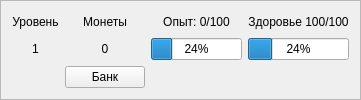
         <widget class="QFrame" name="frame_5">
          <property name="sizePolicy">
           <sizepolicy hsizetype="Preferred" vsizetype="Fixed">
            <horstretch>0</horstretch>
            <verstretch>0</verstretch>
           </sizepolicy>
          </property>
          <property name="minimumSize">
           <size>
            <width>0</width>
            <height>100</height>
           </size>
          </property>
          <property name="font">
           <font>
            <family>Arial</family>
           </font>
          </property>
          <property name="frameShape">
           <enum>QFrame::Shape::StyledPanel</enum>
          </property>
          <property name="frameShadow">
           <enum>QFrame::Shadow::Raised</enum>
          </property>
          <layout class="QGridLayout" name="gridLayout_6">
           <item row="0" column="3">
            <widget class="QLabel" name="gamer_health">
             <property name="font">
              <font>
               <family>Arial</family>
              </font>
             </property>
             <property name="text">
              <string>Здоровье 100/100</string>
             </property>
             <property name="alignment">
              <set>Qt::AlignmentFlag::AlignCenter</set>
             </property>
            </widget>
           </item>
           <item row="0" column="2">
            <widget class="QLabel" name="gamer_exp">
             <property name="font">
              <font>
               <family>Arial</family>
              </font>
             </property>
             <property name="text">
              <string>Опыт: 0/100</string>
             </property>
             <property name="alignment">
              <set>Qt::AlignmentFlag::AlignCenter</set>
             </property>
            </widget>
           </item>
           <item row="1" column="1">
            <widget class="QLabel" name="gamer_coins">
             <property name="font">
              <font>
               <family>Arial</family>
              </font>
             </property>
             <property name="text">
              <string>0</string>
             </property>
             <property name="alignment">
              <set>Qt::AlignmentFlag::AlignCenter</set>
             </property>
            </widget>
           </item>
           <item row="1" column="2">
            <widget class="QProgressBar" name="exp_progressbar">
             <property name="sizePolicy">
              <sizepolicy hsizetype="Minimum" vsizetype="Fixed">
               <horstretch>0</horstretch>
               <verstretch>0</verstretch>
              </sizepolicy>
             </property>
             <property name="font">
              <font>
               <family>Arial</family>
              </font>
             </property>
             <property name="value">
              <number>24</number>
             </property>
            </widget>
           </item>
           <item row="1" column="3">
            <widget class="QProgressBar" name="gamer_health_progressbar">
             <property name="sizePolicy">
              <sizepolicy hsizetype="Minimum" vsizetype="Fixed">
               <horstretch>0</horstretch>
               <verstretch>0</verstretch>
              </sizepolicy>
             </property>
             <property name="font">
              <font>
               <family>Arial</family>
              </font>
             </property>
             <property name="value">
              <number>24</number>
             </property>
            </widget>
           </item>
           <item row="0" column="1">
            <widget class="QLabel" name="label_3">
             <property name="font">
              <font>
               <family>Arial</family>
              </font>
             </property>
             <property name="text">
              <string>Монеты</string>
             </property>
             <property name="alignment">
              <set>Qt::AlignmentFlag::AlignCenter</set>
             </property>
            </widget>
           </item>
           <item row="0" column="0">
            <widget class="QLabel" name="label">
             <property name="font">
              <font>
               <family>Arial</family>
              </font>
             </property>
             <property name="text">
              <string>Уровень</string>
             </property>
             <property name="alignment">
              <set>Qt::AlignmentFlag::AlignCenter</set>
             </property>
            </widget>
           </item>
           <item row="1" column="0">
            <widget class="QLabel" name="gamer_label">
             <property name="font">
              <font>
               <family>Arial</family>
              </font>
             </property>
             <property name="text">
              <string>1</string>
             </property>
             <property name="alignment">
              <set>Qt::AlignmentFlag::AlignCenter</set>
             </property>
            </widget>
           </item>
           <item row="2" column="1">
            <widget class="QPushButton" name="bank_btn">
             <property name="sizePolicy">
              <sizepolicy hsizetype="Fixed" vsizetype="Fixed">
               <horstretch>0</horstretch>
               <verstretch>0</verstretch>
              </sizepolicy>
             </property>
             <property name="font">
              <font>
               <family>Arial</family>
              </font>
             </property>
             <property name="text">
              <string>Банк</string>
             </property>
            </widget>
           </item>
          </layout>
         </widget>
